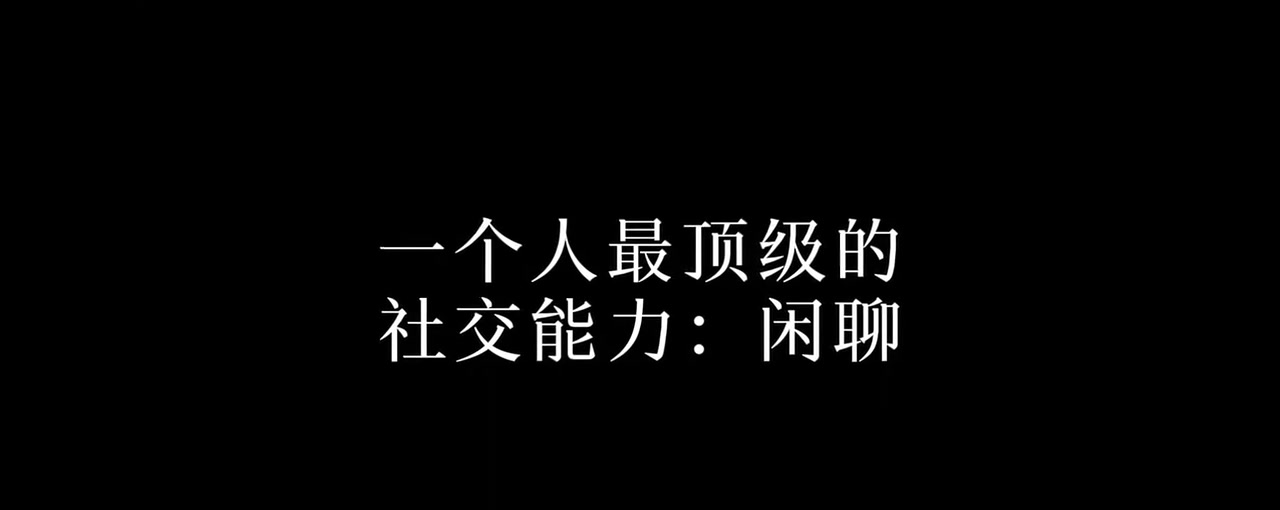
#> input picture assets/style-reference/original-01.jpg, 1280 x 510 px
$ python -i render_video.py   (imports and definitions only)
#> lines starting #> are read from the running program, lines starting #| are printed output that depends on the picture; after the words box and inside, x2 and y2 are one past the last pixel; in counts of white or black regions, pixels touching at a corner belong together
### scripts/normalize_background.py
#!/usr/bin/env python3
"""Remove only the light background connected to the canvas edge.

Internal white details remain intact because the mask is connectivity-based.
"""

from __future__ import annotations

import argparse
from pathlib import Path

from PIL import Image, ImageChops, ImageDraw, ImageFilter

from common import hex_to_rgb, rgb_to_hex, sample_background_rgb

DEFAULT_TOLERANCE = 42
DEFAULT_EDGE_SOFTNESS = 1.2


def median_border_rgb(image: Image.Image) -> tuple[int, int, int]:
    image = image.convert("RGB")
#> image is the input picture: PIL image 1280x510 RGB; min 0, max 255, mean 5.5
    width, height = image.size
    step = max(1, min(width, height) // 80)
    pixels: list[tuple[int, int, int]] = []
    for x in range(0, width, step):
        pixels.append(image.getpixel((x, 0)))
        pixels.append(image.getpixel((x, height - 1)))
#> after the loop, pixels = 428 items, first 6: (0, 0, 0), (0, 0, 0), (0, 0, 0), (0, 0, 0), (0, 0, 0), (0, 0, 0)
    for y in range(0, height, step):
        pixels.append(image.getpixel((0, y)))
        pixels.append(image.getpixel((width - 1, y)))
#> after the loop, pixels = 598 items, first 6: (0, 0, 0), (0, 0, 0), (0, 0, 0), (0, 0, 0), (0, 0, 0), (0, 0, 0)
    channels = list(zip(*pixels))
#> channels = 3 items
    return tuple(sorted(channel)[len(channel) // 2] for channel in channels)


def connected_background_mask(
    image: Image.Image, source_rgb: tuple[int, int, int], tolerance: int
) -> Image.Image:
#> called with source_rgb = (0, 0, 0), tolerance = 42
    rgb = image.convert("RGB")
    reference = Image.new("RGB", rgb.size, source_rgb)
#> reference: PIL image 1280x510 RGB; every value is 0
    difference = ImageChops.difference(rgb, reference)
    gray = difference.convert("L")
    candidate = gray.point(lambda value: 255 if value <= tolerance else 0, mode="L")
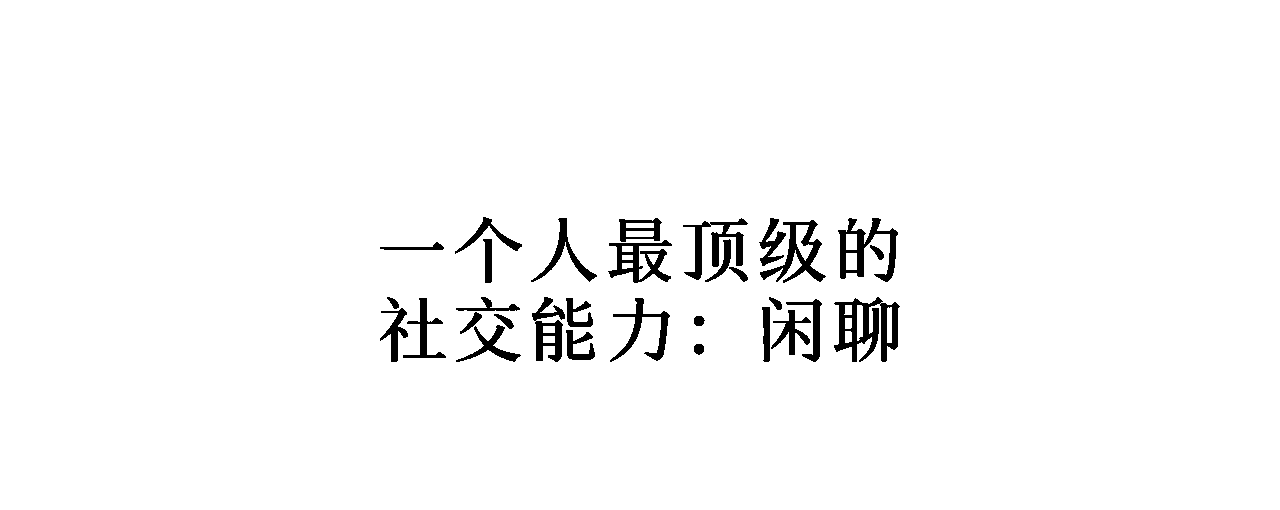
#> candidate: PIL image 1280x510 L; 97.3% white; 31 black regions, largest, box (x1, y1, x2, y2) and area: (834, 297, 900, 362) 2068, (838, 218, 898, 282) 1408, (760, 220, 826, 283) 1260
    width, height = candidate.size
    seeds = [
        (0, 0),
        (width - 1, 0),
        (0, height - 1),
        (width - 1, height - 1),
        (width // 2, 0),
        (width // 2, height - 1),
        (0, height // 2),
        (width - 1, height // 2),
    ]
    for seed in seeds:
        if candidate.getpixel(seed) == 255:
            ImageDraw.floodfill(candidate, seed, 128, thresh=0)
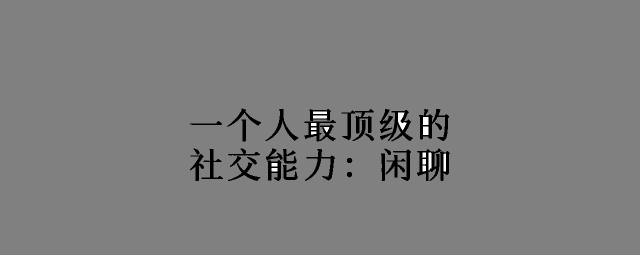
#> candidate: PIL image 1280x510 L (shown at 1/2 size); min 0, max 255, mean 125
    return candidate.point(lambda value: 255 if value == 128 else 0, mode="L")
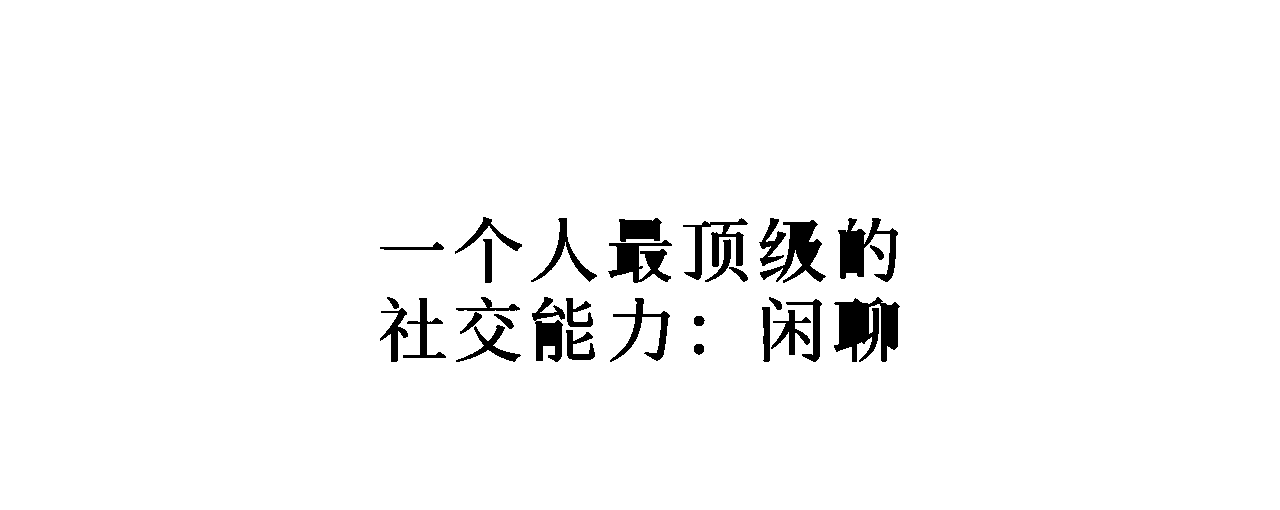
#> returned value: PIL image 1280x510 L; 97% white; 31 black regions, largest, box (x1, y1, x2, y2) and area: (834, 297, 900, 362) 2675, (838, 218, 898, 282) 1771, (760, 220, 826, 283) 1588


# [72 lines left out: functions load_foreground_image, main, not called in this run]


# [2 lines that do not run on import are left out]

### scripts/render_video.py
#!/usr/bin/env python3
"""Render the approved picture track with burned subtitles."""

from __future__ import annotations

import argparse
import math
import shutil
import subprocess
import sys
import tempfile
from dataclasses import dataclass
from pathlib import Path

from PIL import Image, ImageDraw, ImageFont, ImageOps

from common import (
    Cue,
    hex_to_rgb,
    load_json,
    parse_srt,
    resolve_path,
    sample_background_rgb,
)
from normalize_background import connected_background_mask, median_border_rgb

_TEXT_LAYER_CACHE: dict[tuple, Image.Image] = {}
_DEFAULT_LEFT_BRAND = {
    "text_source": "plan.title",
    "avatar_asset": "brand-avatar.png",
    "avatar_size_px": 64,
    "avatar_margin_x": 12,
    "avatar_margin_y": 12,
    "text_gap_px": 14,
    "text_y_px": 29,
    "pixel_font_size": 31,
}


@dataclass
class Scene:
    scene_id: str
    start: float
    end: float
    image: Image.Image
    x: int
    y: int


# [157 lines left out: functions left_brand_config, draw_fixed_brand_header, draw_centered_lines, not called in this run]


def ease_out_quad(progress: float) -> float:
    progress = max(0.0, min(1.0, progress))
    return 1.0 - (1.0 - progress) ** 2


# [15 lines left out: functions intro_opacity, intro_scale, not called in this run]


def subject_from_image(path: Path) -> Image.Image:
    image = Image.open(path).convert("RGBA")
    alpha = image.getchannel("A")
    if alpha.getextrema() == (255, 255):
        external = connected_background_mask(image, median_border_rgb(image), 42)
        external = external.filter(ImageFilterGaussian(1.0))
        image.putalpha(external.point(lambda value: 255 - value))
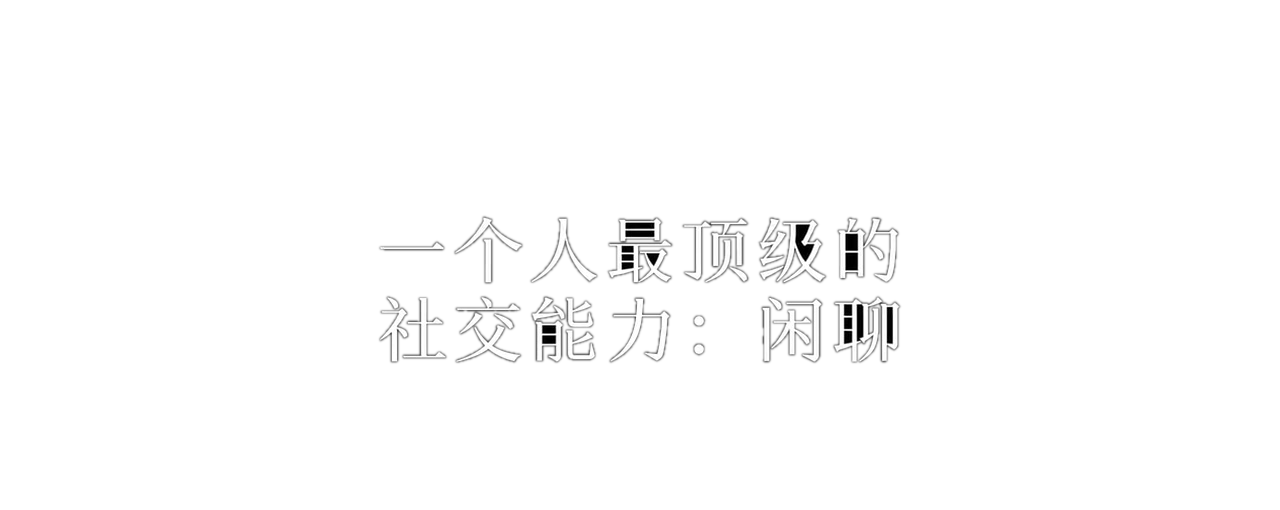
#> image: PIL image 1280x510 RGBA; mean R, G, B, A 5.5, 5.5, 5.5, 7.6; transparent parts drawn white
    # Keep the original canvas. The approved samples intentionally use
    # off-centre composition; cropping to the alpha bbox changes that layout.
    return image


def ImageFilterGaussian(radius: float):
    from PIL import ImageFilter

    return ImageFilter.GaussianBlur(radius)


# [64 lines left out: functions prepare_scene, active_cue, active_scene_index, not called in this run]


def paste_layer(canvas: Image.Image, layer: Image.Image, x: int, y: int) -> None:
    canvas.alpha_composite(layer, (x, y))


# [323 lines left out: functions fitted_font, render_frames, main, not called in this run]


# [2 lines not run here, left out]

>>> result = subject_from_image('../assets/style-reference/original-01.jpg')

$ run again, on assets/style-reference/original-03.jpg
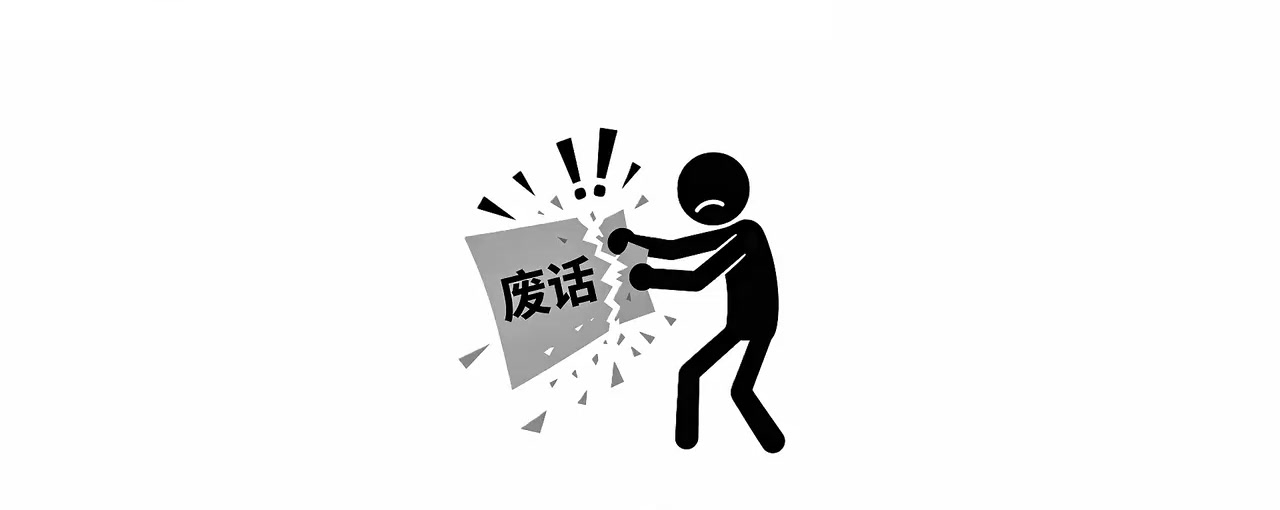
#> input picture assets/style-reference/original-03.jpg, 1280 x 510 px
#> alpha: PIL image 1280x510 L; every value is 255
#> in median_border_rgb, image is the input picture: PIL image 1280x510 RGB; min 0, max 255, mean 242.4
#> after the loop in median_border_rgb, `for x in range(0, width, step):`: pixels = 428 items, first 6: (255, 255, 255), (254, 254, 254), (255, 255, 255), (254, 254, 254), (255, 255, 255), (254, 254, 254)
#> after the loop in median_border_rgb, `for y in range(0, height, step):`: pixels = 598 items, first 6: (255, 255, 255), (254, 254, 254), (255, 255, 255), (254, 254, 254), (255, 255, 255), (254, 254, 254)
#> channels = 3 items
#> reference: PIL image 1280x510 RGB; every value is 254
#> after the loop in connected_background_mask, `for seed in seeds:`:
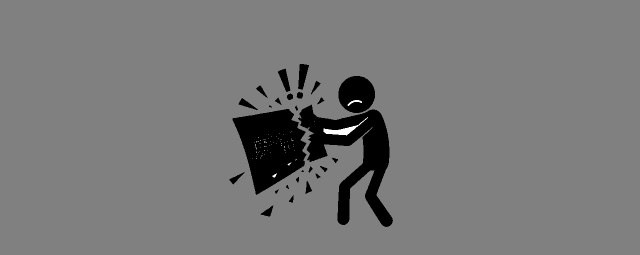
#> candidate: PIL image 1280x510 L (shown at 1/2 size); min 0, max 255, mean 120
#> in connected_background_mask, `return candidate.point(lambda value: 255 if value == 128 else 0, mode=..`:
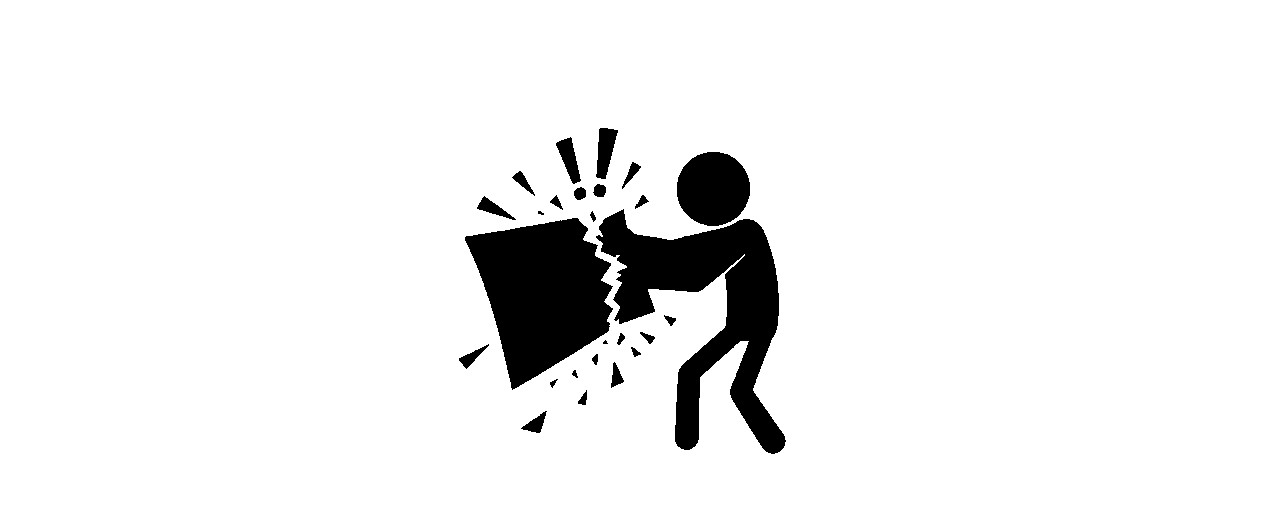
#> returned value: PIL image 1280x510 L; 93.5% white; 26 black regions (2 under 20 px), largest, box (x1, y1, x2, y2) and area: (596, 209, 786, 454) 18800, (465, 218, 613, 390) 15984, (677, 152, 750, 226) 4270

$ run again, on assets/style-reference/original-04.jpg
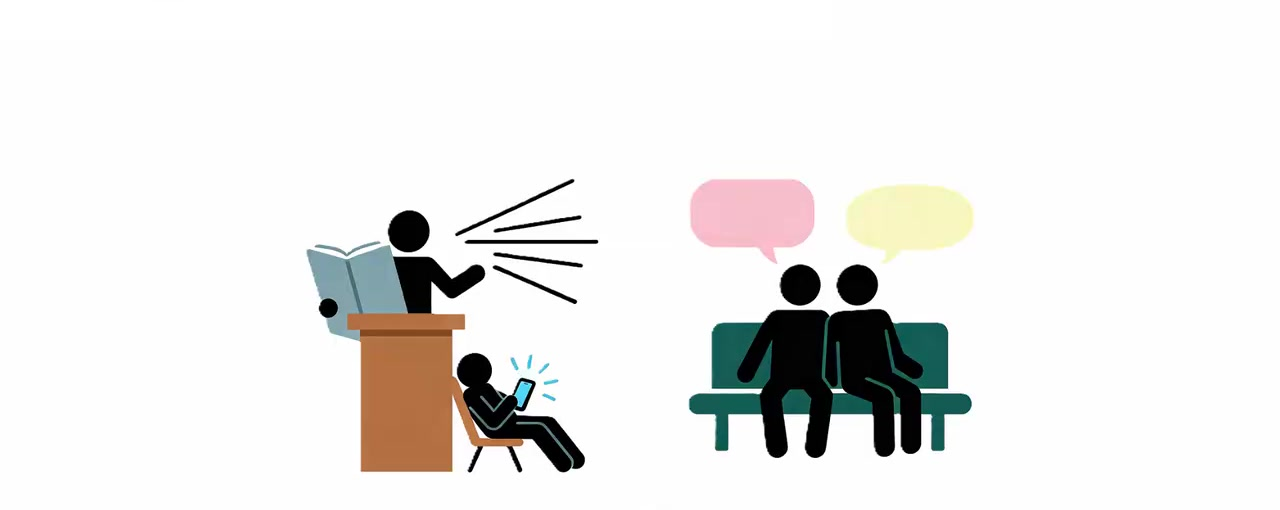
#> input picture assets/style-reference/original-04.jpg, 1280 x 510 px
#> alpha: PIL image 1280x510 L; every value is 255
#> in median_border_rgb, image is the input picture: PIL image 1280x510 RGB; mean R, G, B 234.7, 234, 232.4
#> after the loop in median_border_rgb, `for x in range(0, width, step):`: pixels = 428 items, first 6: (255, 255, 255), (254, 254, 254), (255, 255, 255), (254, 254, 254), (255, 255, 255), (254, 254, 254)
#> after the loop in median_border_rgb, `for y in range(0, height, step):`: pixels = 598 items, first 6: (255, 255, 255), (254, 254, 254), (255, 255, 255), (254, 254, 254), (255, 255, 255), (254, 254, 254)
#> channels = 3 items
#> reference: PIL image 1280x510 RGB; every value is 254
#> in connected_background_mask, `gray = difference.convert("L")`:
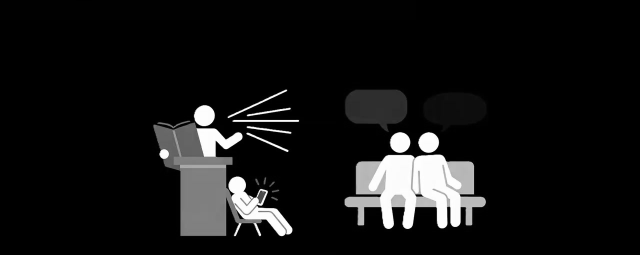
#> gray: PIL image 1280x510 L (shown at 1/2 size); min 0, max 254, mean 20.1
#> after the loop in connected_background_mask, `for seed in seeds:`:
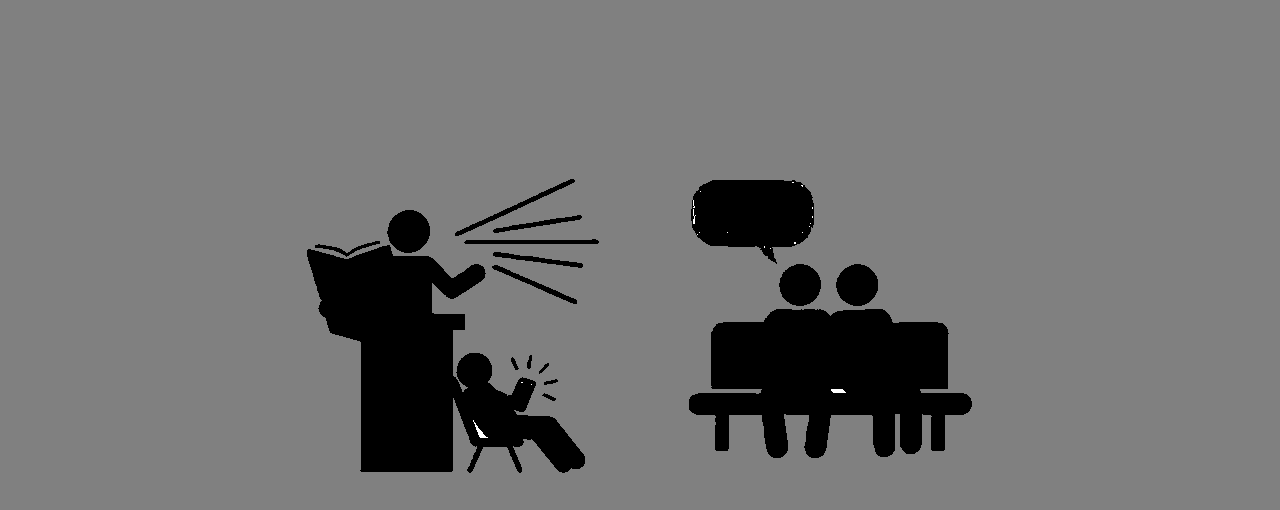
#> candidate: PIL image 1280x510 L; min 0, max 255, mean 113.5
